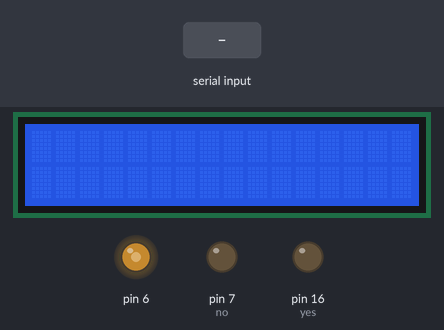
Simulated run of this sketch. Board: Arduino Uno, built with avr-gcc and run on an emulated ATmega328P. Parts: 16×2 character LCD, output pins drawn as LEDs (lit = HIGH). The inputs (shaded band) are chosen by the test bench. Pins used as bus, display or sensor lines are not drawn; what the sketch prints to the serial monitor is not drawn.

Above: at 1.2 s.
1.3 s: "1" received over the second serial link
At 1.8 s:
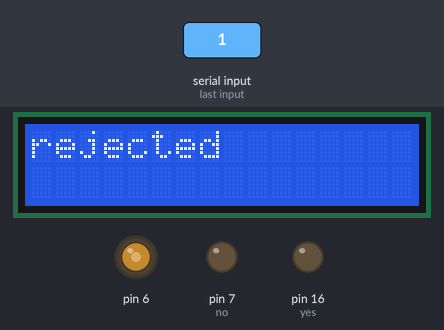
4.3 s: "0" received over the second serial link
At 6.2 s:
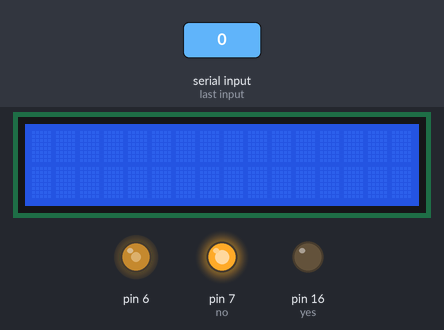
7.3 s: "2" received over the second serial link
At 8.3 s:
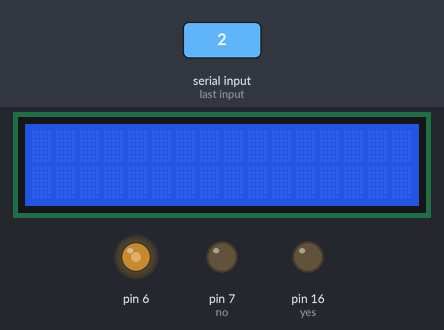
Timing chart, 0 to 11.4 s (numbered marks = the images above; inputs shaded):
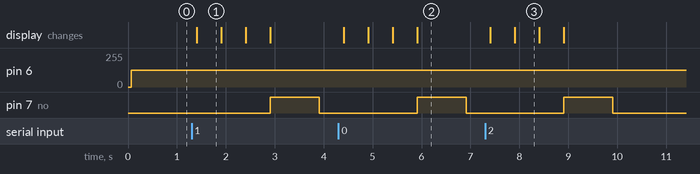

The sketch:

RFID_LCD_ADXL.ino
```cpp
#include <SoftwareSerial.h>
#include <LiquidCrystal.h>
#include <SPI.h>

LiquidCrystal lcd(15, 14, 5, 4, 3, 2);
SoftwareSerial RFID(8, 9); // RX and TX
int CS=10;
int data1 = 0;
int ok = -1;
int yes = 16;
int no = 7;

char POWER_CTL = 0x2D;	//Power Control Register
char DATA_FORMAT = 0x31;
char DATAX0 = 0x32;	//X-Axis Data 0
char DATAX1 = 0x33;	//X-Axis Data 1
char DATAY0 = 0x34;	//Y-Axis Data 0
char DATAY1 = 0x35;	//Y-Axis Data 1
char DATAZ0 = 0x36;	//Z-Axis Data 0
char DATAZ1 = 0x37;	//Z-Axis Data 1

//This buffer will hold values read from the ADXL345 registers.
char values[10];
//These variables will be used to hold the x,y and z axis accelerometer values.
int x,y,z;

// rfid code based on http://www.instructables.com/id/Arduino-Tutorials-RFID/
//2 52 55 48 48 56 51 52 48 67 54 52 50 3 2 52 55 48 48 56 51 52 48 67 54 52 50 3
int tag1[14] = {2,52,55,48,48,56,51,52,48,67,54,52,50,3};
int tag2[14] = {2,52,48,48,48,56,54,67,54,54,66,54,66,3};
int newtag[14] = { 0,0,0,0,0,0,0,0,0,0,0,0,0,0}; // used for read comparisons

void setup()


{

   //Initiate an SPI communication instance.
  SPI.begin();
  //Configure the SPI connection for the ADXL345.
  SPI.setDataMode(SPI_MODE3);
  //Create a serial connection to display the data on the terminal.
  Serial.begin(9600);

  //Set up the Chip Select pin to be an output from the Arduino.
  pinMode(CS, OUTPUT);
  //Before communication starts, the Chip Select pin needs to be set high.
  digitalWrite(CS, HIGH);

  //Put the ADXL345 into +/- 4G range by writing the value 0x01 to the DATA_FORMAT register.
  writeRegister(DATA_FORMAT, 0x01);
  //Put the ADXL345 into Measurement Mode by writing 0x08 to the POWER_CTL register.
  writeRegister(POWER_CTL, 0x08);  //Measurement mode

RFID.begin(9600); // start serial to RFID reader
Serial.begin(9600); // start serial to PC
pinMode(yes, OUTPUT); // for status LEDs
pinMode(no, OUTPUT);
  lcd.begin(16, 2);


}
boolean comparetag(int aa[14], int bb[14])
{
boolean ff = false;
int fg = 0;
for (int cc = 0 ; cc < 14 ; cc++)
{
  if (aa[cc] == bb[cc])
{
fg++;
}
}
if (fg == 14)
{
ff = true;
}
return ff;
}
void checkmytags() // compares each tag against the tag just read
{
ok = 0; // this variable helps decision-making,
// if it is 1 we have a match, zero is a read but no match,
// -1 is no read attempt made
if (comparetag(newtag, tag1) == true)
{
ok++;
}
if (comparetag(newtag, tag2) == true)
{
ok++;
}
}
void readTags()
{
ok = -1;
if (RFID.available() > 0)
{
// read tag numbers
delay(100); // needed to allow time for the data to come in from the serial buffer.
for (int z = 0 ; z < 14 ; z++) // read the rest of the tag
{
data1 = RFID.read();
newtag[z] = data1;
}
RFID.flush(); // stops multiple reads
// do the tags match up?
checkmytags();
}
// now do something based on tag type
if (ok > 0) // if we had a match
{
lcd.print("accepted");
delay(500);
lcd.noDisplay();
delay(500);
lcd.display();
delay(500);
lcd.clear();
Serial.println("Accepted");
digitalWrite(yes, HIGH);
delay(1000);
digitalWrite(yes, LOW);
ok = -1;
}
else if (ok == 0) // if we didn't have a match
{
lcd.print("rejected");
delay(500);
lcd.noDisplay();
delay(500);
lcd.display();
delay(500);
lcd.clear();
Serial.println("Rejected");
digitalWrite(no, HIGH);
delay(1000);
digitalWrite(no, LOW);
ok = -1;
}
}
void loop()


  {
  //Reading 6 bytes of data starting at register DATAX0 will retrieve the x,y and z acceleration values from the ADXL345.
  //The results of the read operation will get stored to the values[] buffer.
  readRegister(DATAX0, 6, values);

  //The ADXL345 gives 10-bit acceleration values, but they are stored as bytes (8-bits). To get the full value, two bytes must be combined for each axis.
  //The X value is stored in values[0] and values[1].
  x = ((int)values[1]<<8)|(int)values[0];
  //The Y value is stored in values[2] and values[3].
  y = ((int)values[3]<<8)|(int)values[2];
  //The Z value is stored in values[4] and values[5].
  z = ((int)values[5]<<8)|(int)values[4];

  //map the raw output to a reange usable for analogWriten
  x=map(x,-150,150,0,255);
  y=map(y,-150,150,0,255);
  z=map(z,-150,150,0,255);

  //USE PWM to light up the different color of an RGB LED
  analogWrite(3,x);
  analogWrite(5,y);
  analogWrite(6,z);

  //Print the results to the terminal.
  Serial.print(x, DEC);
  Serial.print(',');
  Serial.print(y, DEC);
  Serial.print(',');
  Serial.println(z, DEC);
  delay(10);
}

//This function will write a value to a register on the ADXL345.
//Parameters:
//  char registerAddress - The register to write a value to
//  char value - The value to be written to the specified register.
void writeRegister(char registerAddress, char value){
  //Set Chip Select pin low to signal the beginning of an SPI packet.
  digitalWrite(CS, LOW);
  //Transfer the register address over SPI.
  SPI.transfer(registerAddress);
  //Transfer the desired register value over SPI.
  SPI.transfer(value);
  //Set the Chip Select pin high to signal the end of an SPI packet.
  digitalWrite(CS, HIGH);
}

//This function will read a certain number of registers starting from a specified address and store their values in a buffer.
//Parameters:
//  char registerAddress - The register addresse to start the read sequence from.
//  int numBytes - The number of registers that should be read.
//  char * values - A pointer to a buffer where the results of the operation should be stored.
void readRegister(char registerAddress, int numBytes, char * values){
  //Since we're performing a read operation, the most significant bit of the register address should be set.
  char address = 0x80 | registerAddress;
  //If we're doing a multi-byte read, bit 6 needs to be set as well.
  if(numBytes > 1)address = address | 0x40;

  //Set the Chip select pin low to start an SPI packet.
  digitalWrite(CS, LOW);
  //Transfer the starting register address that needs to be read.
  SPI.transfer(address);
  //Continue to read registers until we've read the number specified, storing the results to the input buffer.
  for(int i=0; i<numBytes; i++){
    values[i] = SPI.transfer(0x00);
  }
  //Set the Chips Select pin high to end the SPI packet.
  digitalWrite(CS, HIGH);

readTags();

}
```

Measured:
- after the input at 1.3 s, pin 7 (no): LOW → HIGH after 1.6 s, → LOW 1.0 s later; the display: changes after 0.10 s (image 1)
- after the input at 4.3 s, pin 7 (no): LOW → HIGH after 1.6 s, → LOW 1.0 s later; the display: first changes after 0.11 s (image 2 shows a later state)
- after the input at 7.3 s, pin 7 (no): LOW → HIGH after 1.6 s, → LOW 1.0 s later; the display: first changes after 0.10 s (image 3 shows a later state)
- what the display in image 1 shows lasts 0.5 s, from 1.4 s to 1.9 s
